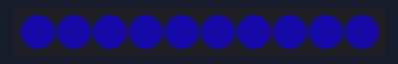
A sketch run on a simulated Arduino Uno, built with avr-gcc and run on an emulated ATmega328P. Shown: 10 RGB LEDs in strip order, left to right. Dim RGB values are drawn brighter than linear.

Above: at 1.23 s.
At 4.0 s:
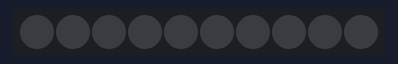

Measured:
- by itself, everything shown: repeats every 4.9 s, in 18 steps
- what the display in image 1 shows lasts 1.0 s, from 3.9 s to 4.9 s

The sketch:

onboardNeoPixel_SOS_V1.ino
```cpp
//simple sketch to manipulate the onboard NeoPixels on the Circuit Playground
//makes the onboard NepPixels blink SOS without using a loop
//written by David Crittenden 2/21
//utilizes code from Adafruit's strand test

// NEOPIXEL BEST PRACTICES for most reliable operation:
// - Add 1000 uF CAPACITOR between NeoPixel strip's + and - connections.
// - MINIMIZE WIRING LENGTH between microcontroller board and first pixel.
// - NeoPixel strip's DATA-IN should pass through a 300-500 OHM RESISTOR.
// - AVOID connecting NeoPixels on a LIVE CIRCUIT. If you must, ALWAYS
//   connect GROUND (-) first, then +, then data.
// - When using a 3.3V microcontroller with a 5V-powered NeoPixel strip,
//   a LOGIC-LEVEL CONVERTER on the data line is STRONGLY RECOMMENDED.
// (Skipping these may work OK on your workbench but can fail in the field)

#include <Adafruit_NeoPixel.h>
#define LED_PIN 17 //onboard NeoPixels are on pin 17
#define LED_COUNT 10 //10 onboard NeoPixels

Adafruit_NeoPixel strip(LED_COUNT, LED_PIN, NEO_GRB + NEO_KHZ800);

int shortWait = 150;
int longWait = 350;
int extraLongWait = 800;

//list of possible colors
uint32_t magenta = strip.Color(255, 0, 255);
uint32_t aqua = strip.Color(0, 255, 255);
uint32_t customColor = strip.Color(27, 15, 199);

uint32_t rgbValue = strip.ColorHSV(244, 86, 78);

uint32_t myColor = customColor;//change this to change the color

void setup()
{
  strip.begin();
  strip.show();
  strip.setBrightness(50);
}

void loop()
{
  //dot dot dot
  strip.fill(myColor);
  strip.show();
  delay(shortWait);
  strip.clear();
  strip.show();
  delay(shortWait);
  strip.fill(myColor);
  strip.show();
  delay(shortWait);
  strip.clear();
  strip.show();
  delay(shortWait);
  strip.fill(myColor);
  strip.show();
  delay(shortWait);
  strip.clear();
  strip.show();
  delay(shortWait);

  delay(shortWait);

  //dash dash dash
  strip.fill(myColor);
  strip.show();
  delay(longWait);
  strip.clear();
  strip.show();
  delay(longWait);
  strip.fill(myColor);
  strip.show();
  delay(longWait);
  strip.clear();
  strip.show();
  delay(longWait);
  strip.fill(myColor);
  strip.show();
  delay(longWait);
  strip.clear();
  strip.show();
  delay(longWait);

//dot dot dot
  strip.fill(myColor);
  strip.show();
  delay(shortWait);
  strip.clear();
  strip.show();
  delay(shortWait);
  strip.fill(myColor);
  strip.show();
  delay(shortWait);
  strip.clear();
  strip.show();
  delay(shortWait);
  strip.fill(myColor);
  strip.show();
  delay(shortWait);
  strip.clear();
  strip.show();
  delay(shortWait);

  delay(extraLongWait);
}
```
